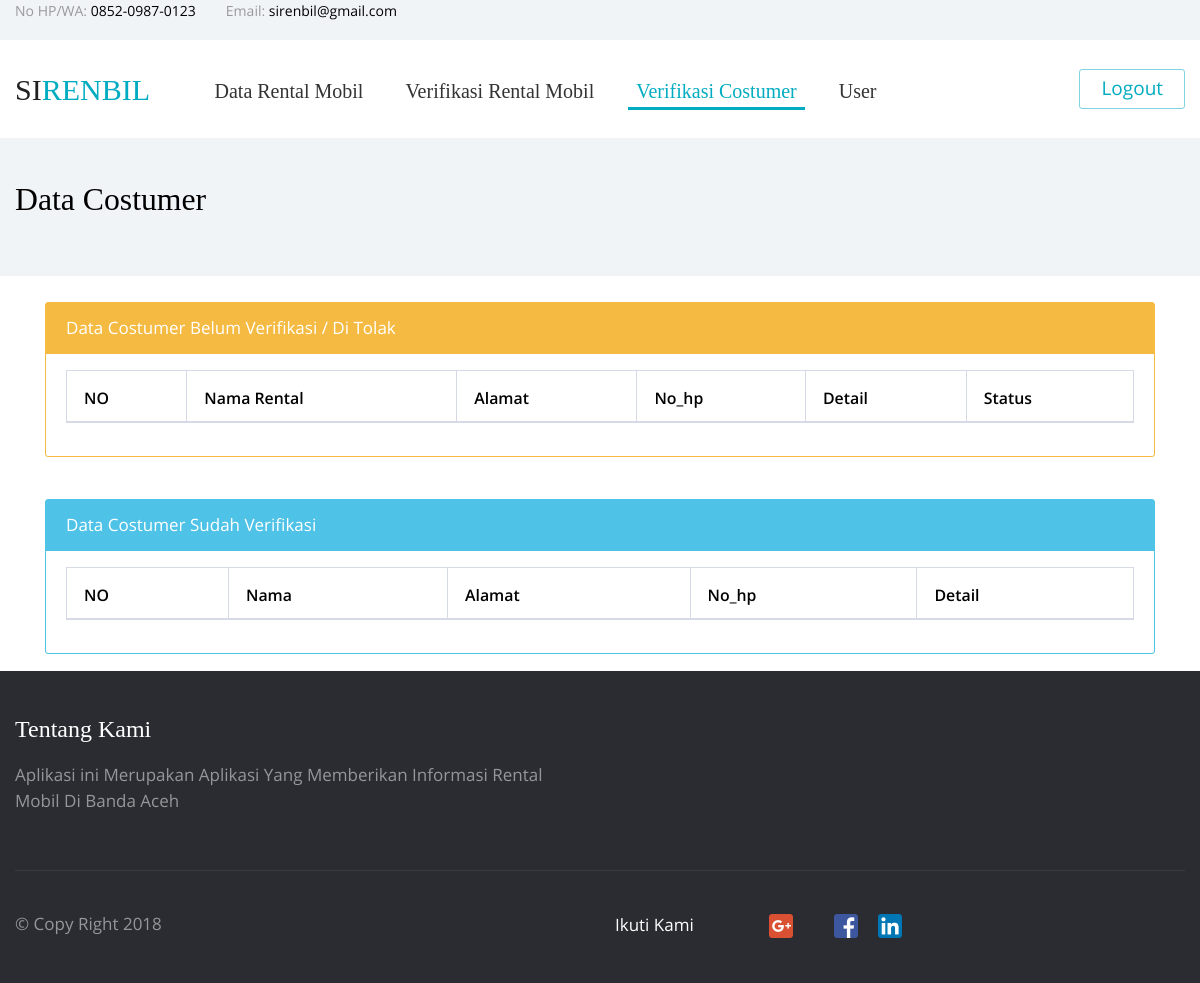
Before: /a_verifikasi_costumer.php (signed in) with the older database file.
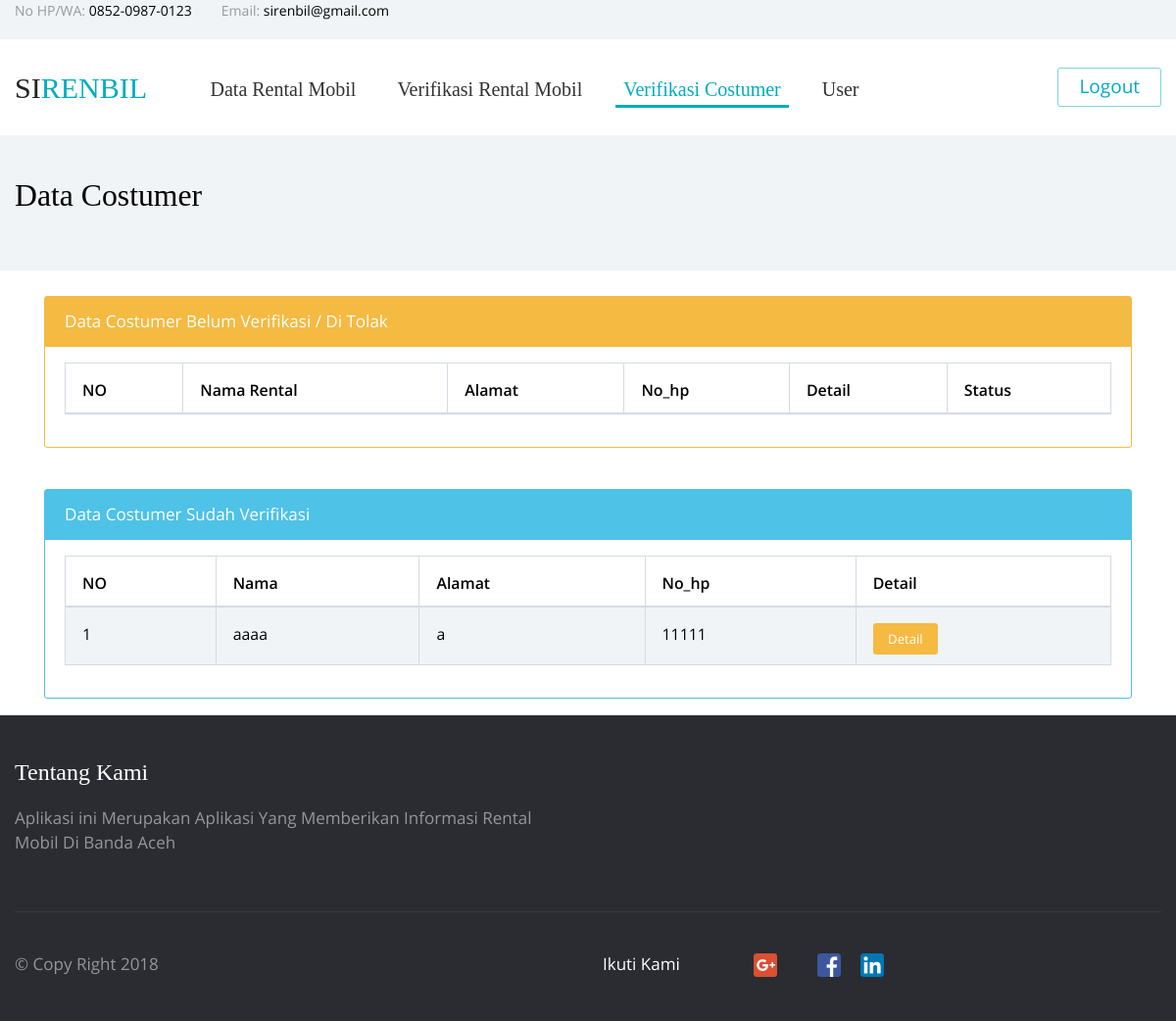
After: the same page with the newer database file.
### tables this page shows
CREATE TABLE `costumer` (
  `id_costumer` int(255) NOT NULL,
  `nama` varchar(50) NOT NULL,
  `alamat` varchar(100) NOT NULL,
  `no_hp` varchar(15) NOT NULL,
  `email` varchar(50) NOT NULL,
  `username` varchar(50) NOT NULL,
  `password` varchar(50) NOT NULL,
  `foto_ktp` varchar(100) NOT NULL,
  `foto_ktp_orang` varchar(100) NOT NULL,
  `verifikasi` int(2) NOT NULL DEFAULT '0'
);

### a_verifikasi_costumer.php (the view, shortened to what this page needs)
<!DOCTYPE html>
<html lang="en">
<head>
    <link rel="stylesheet" type="text/css" href="vendors/bootstrap/css/bootstrap.min.css">
    <link rel="stylesheet" type="text/css" href="vendors/tether/css/tether.min.css">
    <link rel="stylesheet" type="text/css" href="vendors/animate-css/animate.css">
    <link rel="stylesheet" type="text/css" href="fonts/circular/styles.css">
    <link rel="stylesheet" type="text/css" href="fonts/open-sans/styles.css">
    <link rel="stylesheet" type="text/css" href="fonts/iconfont/styles.css">
       <link href="data/vendor/datatables-plugins/dataTables.bootstrap.css" rel="stylesheet">
       <link href="data/vendor/datatables-responsive/dataTables.responsive.css" rel="stylesheet">
       <link href="data/dist/css/sb-admin-2.css" rel="stylesheet">
       <link href="data/vendor/metisMenu/metisMenu.min.css" rel="stylesheet">
      <link href="data/vendor/font-awesome/css/font-awesome.min.css" rel="stylesheet" type="text/css">
<link rel="stylesheet" type="text/css" href="vendors/select2/css/select2.min.css">
<link rel="stylesheet" type="text/css" href="css/vendors/select2/select2.min.css">
    <link rel="stylesheet" type="text/css" href="css/style.min.css">
</head>
<body class="">
<?php include"share/menu.php";?>
  <div class="choose-us-default">
    <div class="container">
        <h4 >Data Costumer</h4>
    </div>
</div>
<div class="container">
<br>
<div class="col-lg-12">
    <div class="col-lg-12">
        <div class="card card-outline-warning mb-3">
            <div class="card-header bg-warning">
                Data Costumer Belum Verifikasi / Di Tolak
            </div>
            <div class="card-block">
                <table width="100%" class="table table-striped table-bordered table-hover" id="dataTables-example2">
                    <thead>
                        <tr>
                            <th>NO</th>
                            <th>Nama Rental</th>
                            <th>Alamat</th>
                            <th>No_hp</th>
                            <th>Detail</th>
                            <th>Status</th>
                        </tr>
                    </thead>
                </table>
            </div>
        </div>
    </div>
</div>
</div>
<div class="container">
<br>
<div class="col-lg-12">
    <div class="col-lg-12">
        <div class="card card-outline-info mb-3">
            <div class="card-header bg-info">
                Data Costumer Sudah Verifikasi
            </div>
            <div class="card-block">
                <table width="100%" class="table table-striped table-bordered table-hover" id="dataTables-example3">
                    <thead>
                        <tr>
                            <th>NO</th>
                            <th>Nama</th>
                            <th>Alamat</th>
                            <th>No_hp</th>
                            <th>Detail</th>
                        </tr>
                    </thead>
                    <tbody>
                      <?php
                      include 'share/db.php';
                      $i=0;
                      $query = mysqli_query($con,"select * from costumer  where verifikasi='1' ");
                      while($data = mysqli_fetch_array($query)){
                        $i++;
                      ?>
                        <tr class="odd gradeX">
                            <td class="center"><?php echo $i;?></td>
                            <td><?php echo $data['nama'];?></td>
                            <td><?php echo $data['alamat'];?></td>
                            <td><?php echo $data['no_hp'];?></td>
                            <td class="center"><a href="detail_costumer.php?id=<?php echo $data['id_costumer'];?>"><button type="button" class="btn btn-warning btn-xs">Detail</button></td>
                        </tr>
                        <?php  }?>
                    </tbody>
                </table>
            </div>
        </div>
    </div>
</div>
</div>
<?php include"share/footer.php";?>
</body>
</html>

Changed rows visible on the page:
added costumer: nama "aaaa", alamat "a", no_hp "11111"
